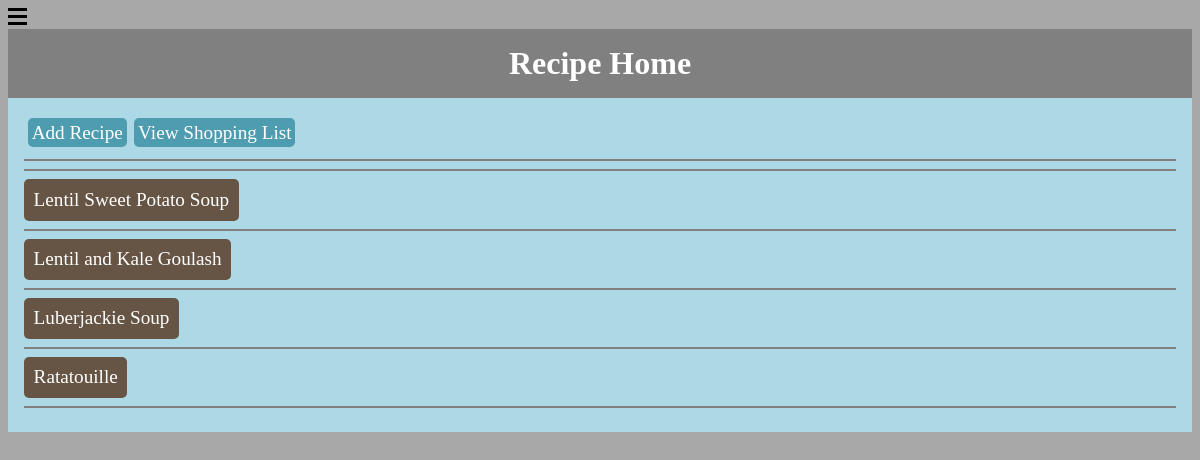
Before: /menu/ with the older database file.
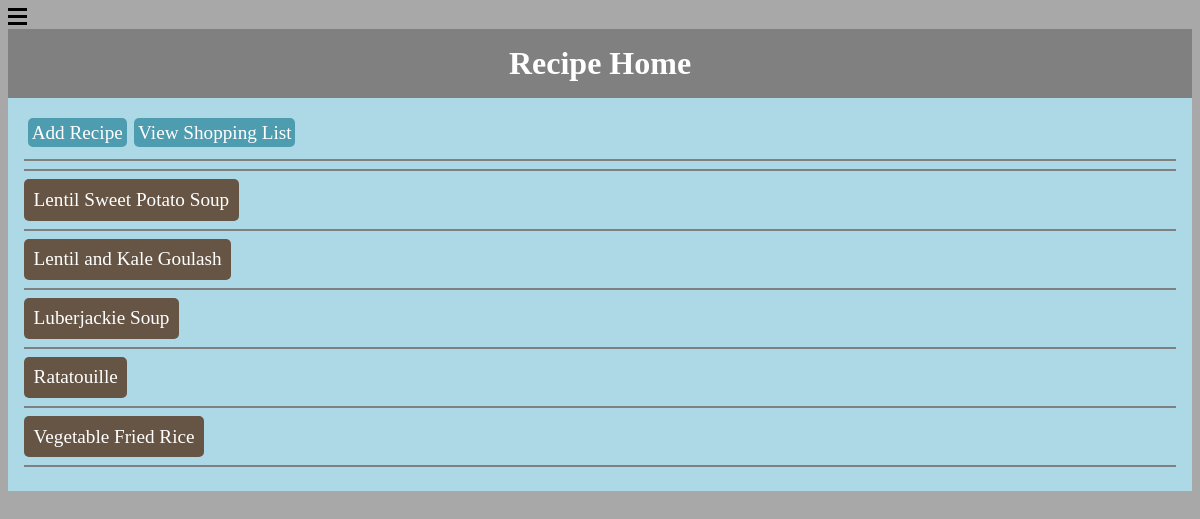
After: the same page with the newer database file.
### menu/models.py (models this page shows, shortened)
class Recipe(models.Model):
    id = models.AutoField(primary_key=True)
    name = models.CharField(max_length=80)
    prepMethod = models.CharField(max_length=30, null=True, blank=True)
    temperature = models.CharField(max_length=10, null=True, blank=True)
    directions = models.TextField(null=True)
    source = models.CharField(max_length=1000, null=True, blank=True)
    servings = models.IntegerField(null=True, blank=True)
    prepTime = models.IntegerField(null=True, blank=True)
    cookTime = models.IntegerField(null=True, blank=True)
    enabled = models.IntegerField(default=1)
    class Meta:
        ordering = ('name', )

### menu/views.py (the view)
class Index(generic.ListView):
    model = Recipe
    template_name = 'menu/index.html'
    def get_queryset(self):
        return Recipe.objects.filter(enabled=1)

### menu/templates/menu/index.html
{% load staticfiles %}
{% load menu_extras %}
{% include "menu/hamburgermenu.html" %}
{% include "menu/stylesheets.html" %}
<div id="title">
    Recipe Home
</div>
<div id="content">
    <div>
        <a class="button" id="nav" href="{% url 'menu:addrecipe' %}">Add Recipe</a>
        <a class="button" id="nav" href="{% url 'menu:shoppinglist' %}">View Shopping List</a>
    </div><div style="clear:both"></div>
    <hr noshade><hr noshade>
    {% for recipe in recipe_list %}
        <a class="button" id="recipe" href = "{% url 'menu:recipedetails' recipe.id %}">{{ recipe.name }}</a>
        <hr noshade>
    {% endfor %}
</div>

Changed rows visible on the page:
added Recipe: name "Vegetable Fried Rice"
